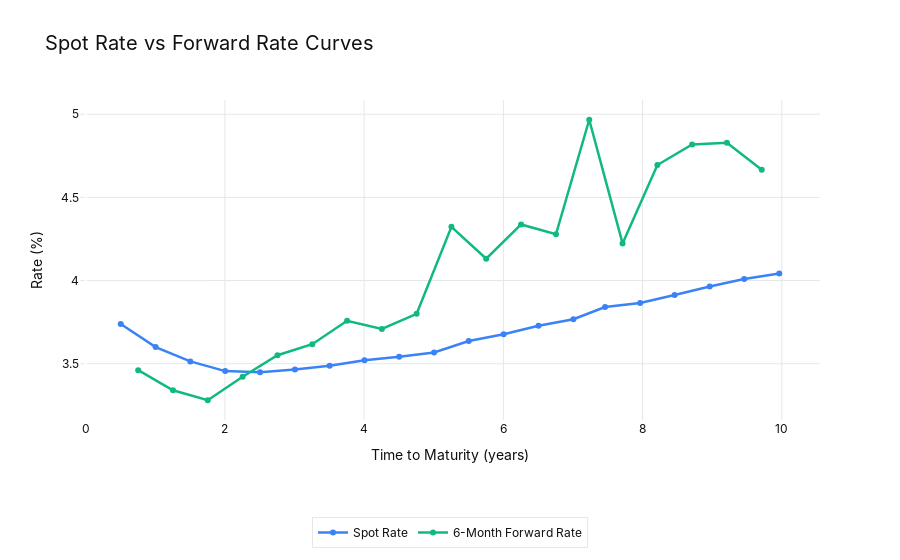

The cell this chart's notebook holds for it:
### Markdown cell above
# Forward Curve Analysis

### Code cell
plot_spot_and_forward_curves(spot_curve, forward_curve)

### Figure 1 — Plotly figure (JSON) as saved in the notebook; plotly's stock layout.template omitted (floating-point values rounded to 4 significant figures)
{"data": [{"hovertemplate": "T: %{x:.4f}<br>Spot: %{y:.4f}%<extra></extra>", "line": {"color": "#3B82F6", "width": 2.5}, "marker": {"color": "#3B82F6", "size": 6}, "mode": "lines+markers", "name": "Spot Rate", "type": "scatter", "x": [0.5038, 1.005, 1.503, 2.004, 2.505, 3.006, 3.504, 4.005, 4.504, 5.005, 5.503, 6.004, 6.505, 7.006, 7.461, 7.964, 8.46, 8.964, 9.459, 9.963], "y": [3.739, 3.6, 3.514, 3.456, 3.449, 3.466, 3.488, 3.521, 3.542, 3.568, 3.636, 3.678, 3.728, 3.768, 3.841, 3.865, 3.914, 3.964, 4.01, 4.043]}, {"customdata": [[0.5038, 1.005], [1.005, 1.503], [1.503, 2.004], [2.004, 2.505], [2.505, 3.006], [3.006, 3.504], [3.504, 4.005], [4.005, 4.504], [4.504, 5.005], [5.005, 5.503], [5.503, 6.004], [6.004, 6.505], [6.505, 7.006], [7.006, 7.461], [7.461, 7.964], [7.964, 8.46], [8.46, 8.964], [8.964, 9.459], [9.459, 9.963]], "hovertemplate": "[%{customdata[0]:.4f}, %{customdata[1]:.4f}]<br>Forward: %{y:.4f}%<extra></extra>", "line": {"color": "#10B981", "width": 2.5}, "marker": {"color": "#10B981", "size": 6}, "mode": "lines+markers", "name": "6-Month Forward Rate", "type": "scatter", "x": [0.7543, 1.254, 1.754, 2.255, 2.756, 3.255, 3.755, 4.255, 4.754, 5.254, 5.754, 6.255, 6.756, 7.233, 7.713, 8.212, 8.712, 9.211, 9.711], "y": [3.461, 3.34, 3.28, 3.422, 3.551, 3.617, 3.758, 3.709, 3.8, 4.323, 4.131, 4.337, 4.278, 4.967, 4.223, 4.695, 4.818, 4.829, 4.666]}], "layout": {"font": {"family": "Inter, system-ui, sans-serif"}, "hoverlabel": {"bgcolor": "rgba(255,255,255,0.8)", "bordercolor": "#E5E7EB", "font": {"color": "#101010", "family": "Inter, system-ui, sans-serif"}}, "legend": {"bgcolor": "rgba(255,255,255,0.8)", "bordercolor": "#E5E7EB", "borderwidth": 1, "font": {"color": "#101010", "family": "Inter, system-ui, sans-serif", "size": 12}, "orientation": "h", "x": 0.5, "xanchor": "center", "y": -0.4, "yanchor": "bottom"}, "paper_bgcolor": "rgba(0,0,0,0)", "plot_bgcolor": "rgba(0,0,0,0)", "title": {"font": {"color": "#101010", "family": "Inter, system-ui, sans-serif", "size": 20}, "text": "Spot Rate vs Forward Rate Curves"}, "xaxis": {"gridcolor": "#E5E7EB", "tickfont": {"color": "#101010"}, "title": {"font": {"color": "#101010", "family": "Inter, system-ui, sans-serif", "size": 14}, "text": "Time to Maturity (years)"}}, "yaxis": {"gridcolor": "#E5E7EB", "tickfont": {"color": "#101010"}, "title": {"font": {"color": "#101010", "family": "Inter, system-ui, sans-serif", "size": 14}, "text": "Rate (%)"}}}}
